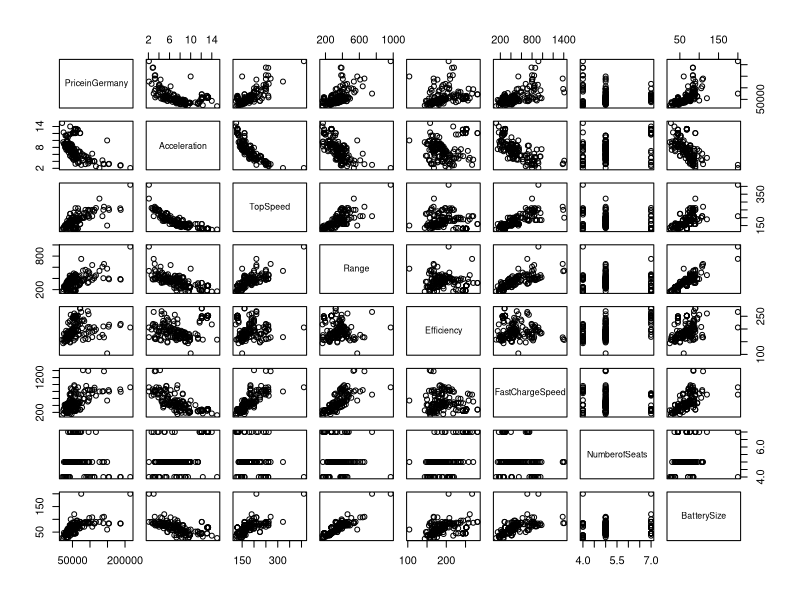
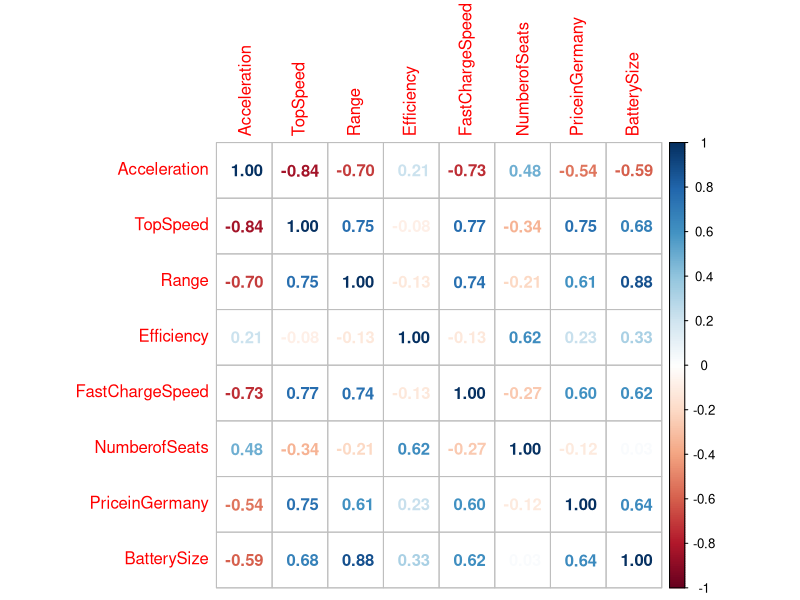
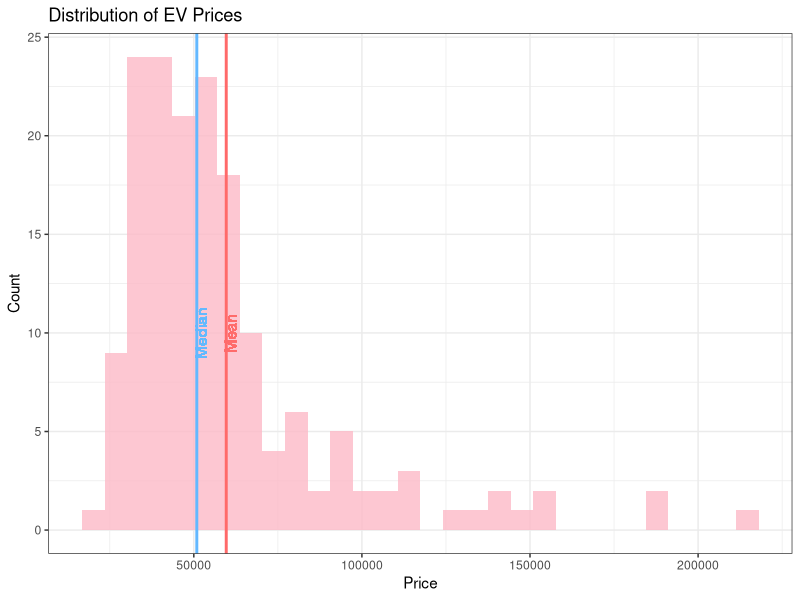
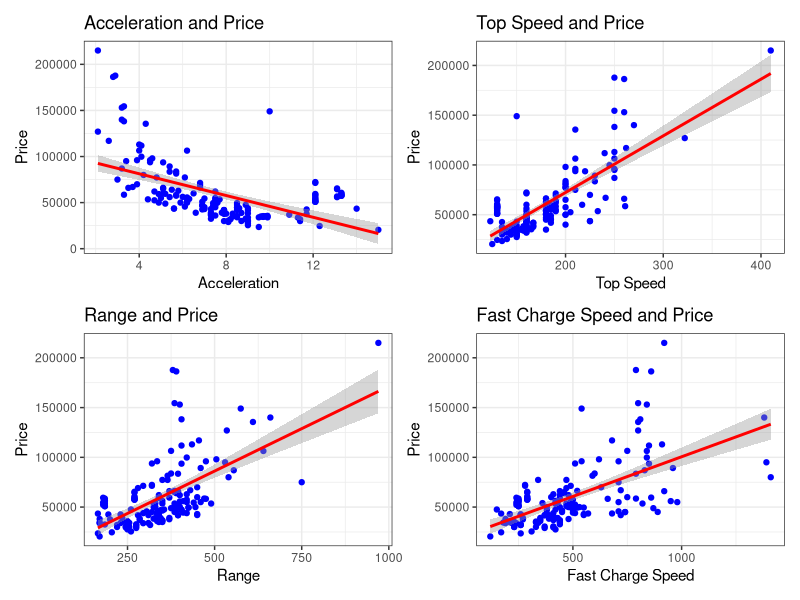
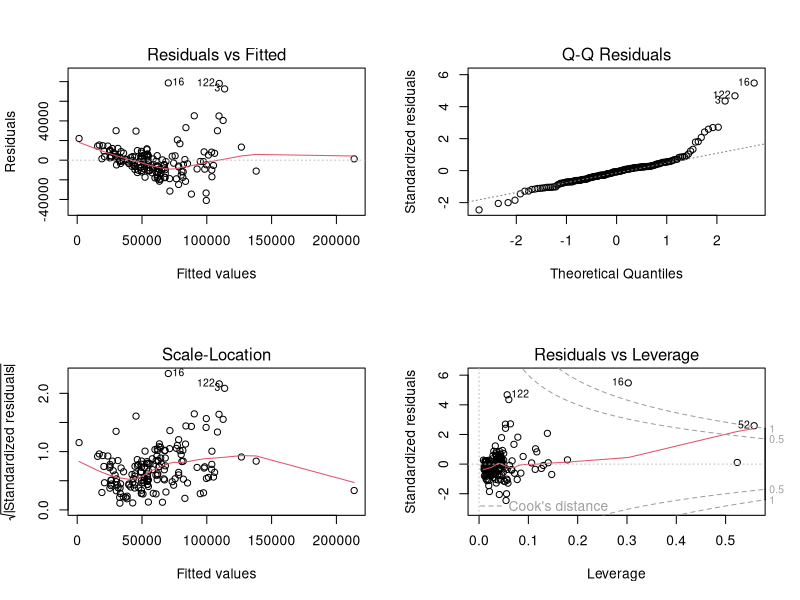
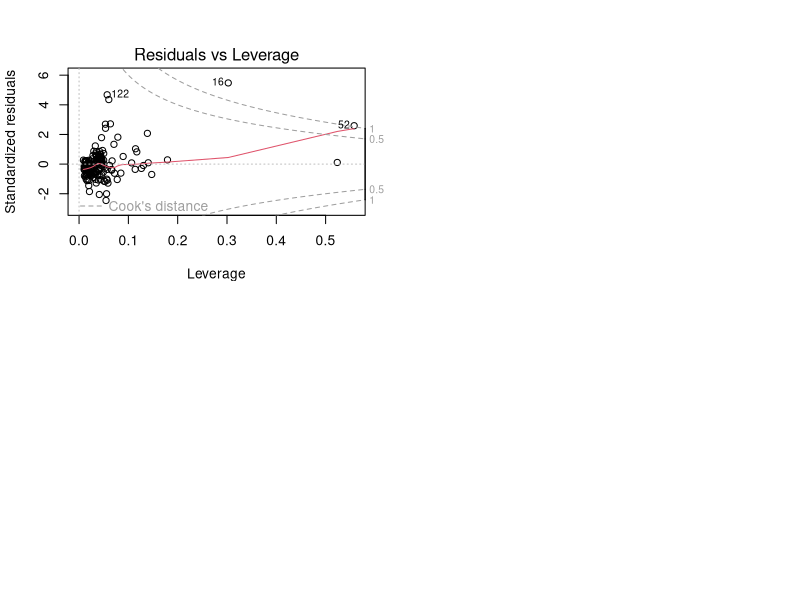
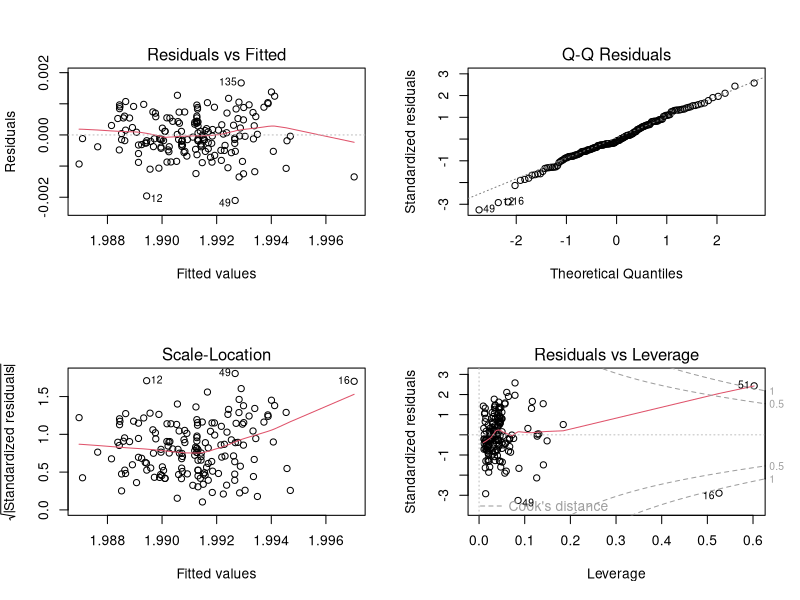
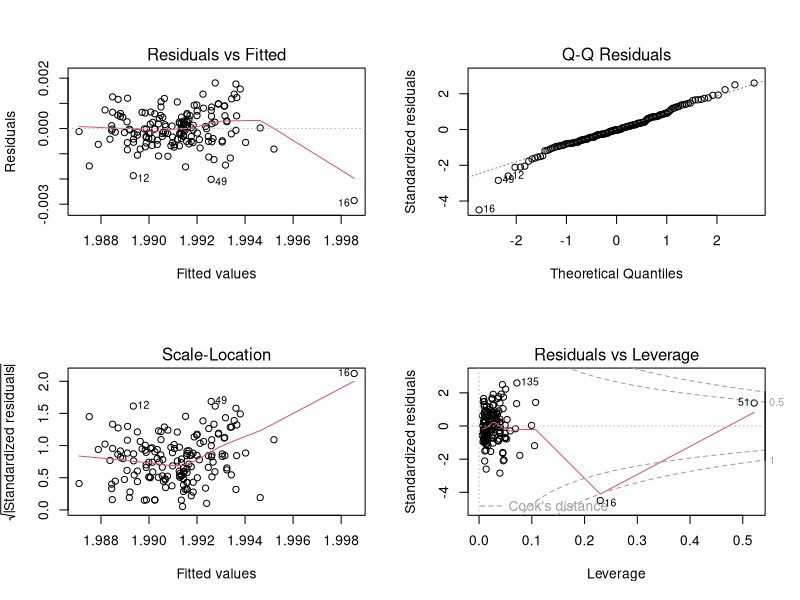

Write R code to recreate these figures, in order.
## ---- chunk 1
knitr::opts_chunk$set(echo = FALSE, warning = FALSE)
library(tidyverse)
library(readxl)
library(MASS)
library(car)
library(corrplot)
library(patchwork)
## ---- chunk 2
ev <- read_xlsx('Electric Vehicle Data/Cheapestelectriccars-EVDatabase.xlsx',
                sheet = 'Cheapestelectriccars- UTF8')

## ---- chunk 3
# Convert Character Vectors into useable numeric vectors
ev$BatterySize <- as.numeric(gsub(".* ([0-9]{2,3}[.]*[0-9]*) kWh", "\\1", ev$Subtitle))
libra_strip <- gsub(".([0-9]{2,3},[0-9]{3})", "\\1", ev$PriceinUK) # strip the libra symbol
ev$PriceinUK <- as.numeric(gsub(",", "", libra_strip))
ev$Acceleration <- as.numeric(gsub(" sec", "", ev$Acceleration))
ev$TopSpeed <- as.numeric(gsub(" km/h", "", ev$TopSpeed))
ev$Range <- as.numeric(gsub(" km", "", ev$Range))
ev$Efficiency <- as.numeric(gsub(" Wh/km", "", ev$Efficiency))
ev$FastChargeSpeed <- as.numeric(gsub(" km/h", "", ev$FastChargeSpeed))
ev$Drive <- as.factor(ev$Drive)
ev$PriceinGermany <- as.numeric(ev$PriceinGermany)
ev <- ev[,-2] #removing subtitle column
## ---- chunk 4
# Limit ev to complete records, German Prices
ev <- ev[complete.cases(cbind(ev$FastChargeSpeed, ev$PriceinGermany)),]
attach(ev)
## ---- chunk 5
head(ev)
## ---- chunk 6
#summary of Battery Size
summary(BatterySize)
## ---- chunk 7
#summary of EV prices in Germany
summary(PriceinGermany)
## ---- chunk 8
#summary of Top speed
summary(TopSpeed)
## ---- chunk 9
#summary of Battery Range
summary(Range)
## ---- chunk 10
#summary of FastChargeSpeed
summary(ev[,c(2,3,4,5,6,11)])
## ---- chunk 11
ev_numeric <- ev[, -c(1,7,10 )] #Creating numeric data frame for correlation plots and removing price in UK
pairs(PriceinGermany~., ev_numeric)
## ---- chunk 12
corrplot(cor(ev_numeric), method = "number")
## ---- chunk 13
ggplot(ev_numeric, aes(x = PriceinGermany)) +    
  geom_histogram(alpha = 0.8,fill = "#fcb9c6") +
  geom_vline(aes(xintercept = mean(PriceinGermany)),col='indianred1',size=1)+ #Vertical Line for Mean
  geom_text(aes(x=mean(PriceinGermany) + 1250, label="Mean", y=10), colour="indianred1", angle=90) +
  geom_vline(aes(xintercept = median(PriceinGermany)),col='steelblue1',size=1)+ #Vertical Line for Median
  geom_text(aes(x=median(PriceinGermany) + 1250, label="Median", y=10), colour="steelblue1", angle=90) +
  labs(x= 'Price',y = 'Count', title = paste("Distribution of EV Prices")) +
  theme_bw()
## ---- chunk 14
v1 <- ggplot(ev_numeric, aes(x=Acceleration,y=PriceinGermany))+
  geom_point(color = "blue")+
  
  stat_smooth(aes(x=Acceleration,y=PriceinGermany),method="lm", color="red")+ #code for trend line
  theme_bw()+
  labs(x = 'Acceleration', 
       y = 'Price', 
       title = 'Acceleration and Price')

v2 <- ggplot(ev_numeric, aes(x=TopSpeed,y=PriceinGermany))+
  geom_point(color = "blue")+
  
  stat_smooth(aes(x=TopSpeed,y=PriceinGermany),method="lm", color="red")+ #code for trend line
  theme_bw()+
  labs(x = 'Top Speed', 
       y = 'Price', 
       title = 'Top Speed and Price')


v3 <- ggplot(ev_numeric, aes(x=Range,y=PriceinGermany))+
  geom_point(color = "blue")+
  
  stat_smooth(aes(x=Range,y=PriceinGermany),method="lm", color="red")+ #code for trend line
  theme_bw()+
  labs(x = 'Range', 
       y = 'Price', 
       title = 'Range and Price')


v4 <- ggplot(ev_numeric, aes(x=FastChargeSpeed,y=PriceinGermany))+
  geom_point(color = "blue")+
  
  stat_smooth(aes(x=FastChargeSpeed,y=PriceinGermany),method="lm", color="red")+ #code for trend line
  theme_bw()+
  labs(x = 'Fast Charge Speed', 
       y = 'Price', 
       title = 'Fast Charge Speed and Price')

patch = v1 + v2 + v3 + v4 + plot_layout(ncol=2, nrow=2) #patching all graphs in one frame
patch
## ---- chunk 15
model1 <- lm(PriceinGermany ~ ., data= ev_numeric)
summary(model1)

par(mfrow=c(2,2))
plot(model1)

## ---- chunk 16

plot(model1, which = 5)

## ---- chunk 17
ev[c(16,52,122),]
ev_numeric <- ev_numeric[-16,]
## ---- chunk 18
vif(model1)

## ---- chunk 19
summary(powerTransform(cbind(PriceinGermany, BatterySize, Acceleration, TopSpeed, Range, Efficiency, FastChargeSpeed, NumberofSeats) ~ 1, ev_numeric))

p1 <- powerTransform(PriceinGermany ~   BatterySize + Acceleration + TopSpeed + Range + Efficiency + FastChargeSpeed + NumberofSeats, ev_numeric)

## ---- chunk 20
# model2 <- lm(bcPower(PriceinGermany, p1$roundlam) ~ log(BatterySize) + I(Acceleration^0.5) + I(TopSpeed^-1) + log(Range) + log(Efficiency) + log(FastChargeSpeed) + I(NumberofSeats^-1), ev_numeric)


model2 <- lm(bcPower(PriceinGermany, p1$roundlam) ~ BatterySize + Acceleration + TopSpeed + Range + Efficiency + FastChargeSpeed + NumberofSeats, ev_numeric)


par(mfrow=c(2,2))
plot(model2)
vif(model2)
## ---- chunk 21
library(leaps)
best <- regsubsets(bcPower(PriceinGermany, p1$roundlam) ~ BatterySize + Acceleration + TopSpeed + Range + Efficiency + FastChargeSpeed + NumberofSeats, data = ev_numeric, nbest = 2, method = "exhaustive")

with(summary(best), data.frame(adjr2,bic,cp,rss, outmat))




## ---- chunk 22
model3 <- lm(bcPower(PriceinGermany, p1$roundlam) ~ BatterySize + TopSpeed + Range + Efficiency, data = ev_numeric)

summary(model3)

par(mfrow=c(2,2))
plot(model3)
AIC(model3)
vif(model3)

## ---- chunk 23

summary(powerTransform(cbind(PriceinGermany, BatterySize, TopSpeed, Range, Efficiency) ~ 1, ev_numeric))


model4 <- lm(bcPower(PriceinGermany, p1$roundlam) ~ log(BatterySize) +  I(TopSpeed^-1) + log(Range) + log(Efficiency), ev_numeric)

par(mfrow=c(2,2))
summary(model4)
plot(model4)

## ---- chunk 24
best2 <- regsubsets(bcPower(PriceinGermany, p1$roundlam) ~ log(BatterySize) + I(Acceleration^0.5) + I(TopSpeed^-1) + log(Range) + log(Efficiency) + log(FastChargeSpeed) + I(NumberofSeats^-1), data = ev_numeric, nbest = 2, method = "exhaustive")

with(summary(best2), data.frame(adjr2,bic,cp,rss, outmat))

model5 <- lm(bcPower(PriceinGermany, p1$roundlam) ~ I(TopSpeed^-1) + log(Efficiency) + log(FastChargeSpeed), ev_numeric)


summary(model5)
par(mfrow=c(2,2))
plot(model5)
